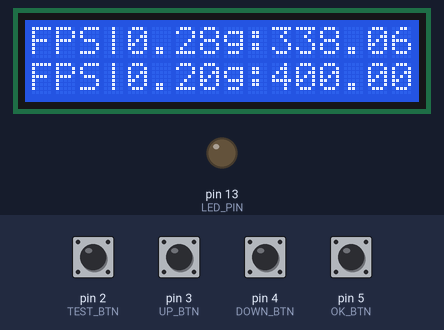
The sketch below on a simulated Arduino Uno, built with avr-gcc and run on an emulated ATmega328P. On the bench: 16×2 character LCD, output pins drawn as LEDs (lit = HIGH). Inputs (shaded band) come from the test bench; at power-on: pin 2 (TEST_BTN), pin 3 (UP_BTN), pin 4 (DOWN_BTN), pin 5 (OK_BTN) LOW. Random numbers use the default seed unless the sketch sets one; what the sketch prints to the serial monitor is not drawn.

Above: at 2.3 s.
2.4 s: pin 3 (UP_BTN) pulled HIGH for 0.15 s
At 2.9 s:
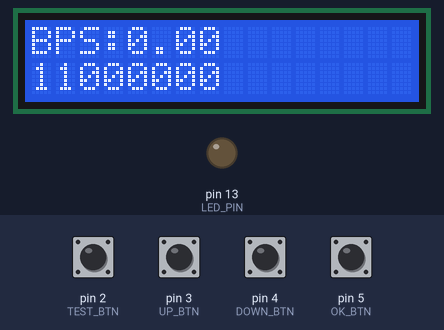
4.0 s: pin 3 (UP_BTN) pulled HIGH for 1 s
At 5.1 s:
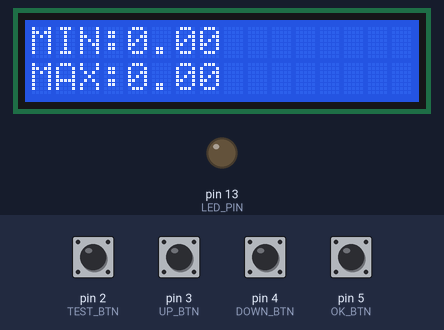
6.5 s: pin 3 (UP_BTN) pulled HIGH for 0.15 s
At 7.5 s:
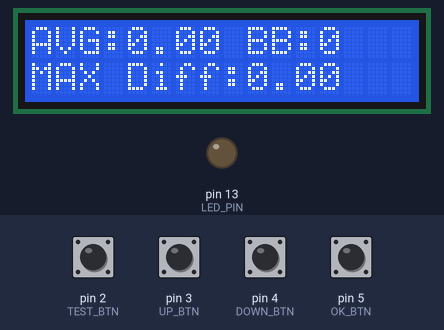
8.1 s: pin 3 (UP_BTN) pulled HIGH for 0.15 s
At 8.9 s:
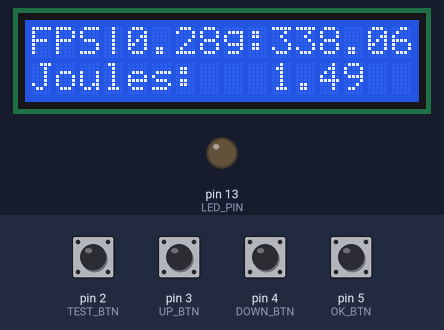
9.7 s: pin 2 (TEST_BTN) pulled HIGH for 0.15 s
At 11.0 s:
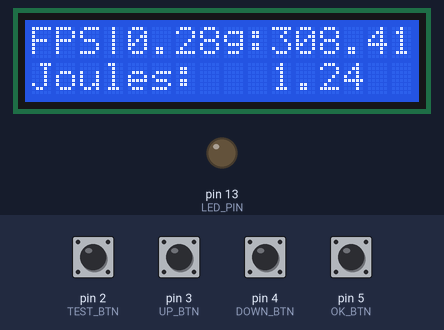
11.3 s: pin 4 (DOWN_BTN) pulled HIGH for 0.15 s
At 12.4 s:
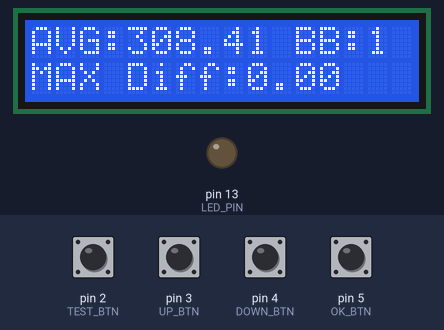
Timing chart, 0 to 13.9 s (numbered marks = the images above; inputs shaded):
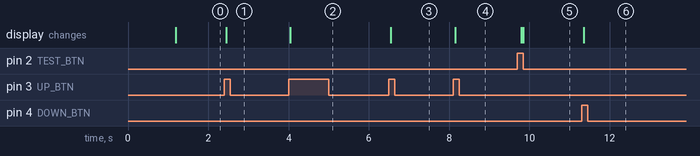

The sketch:

Airsoft-Chronograph.ino
```cpp
/*

Project: Airsoft Chronograph
Author: Albert Phan
Date started: March 20, 2015
Last Update: Dec 13, 2015

Pinouts

LCD
A4 SDA
A5 SCL

D5 OK Button
D4 Down Button
D3 Up Button
D2 Test Button

Comparator
AIN0 D6 Positive pin IR receivers outputs
AIN1 D7 Negative pin (reference pin) ~0.3-1V

*/

#include <Wire.h>
#include <LiquidCrystal_I2C.h>
#include <Bounce2.h>

#define IRSPACING 0.080 //80 mm
#define CLKPERIOD 0.0000000625  //62.5 nS 16MHz external Oscillator
#define T1OVFPERIOD 0.004096		// 4.096 ms overflow timer1 period
#define TIMEOUTTIME (0.020/T1OVFPERIOD)	//20 ms/1 overflow time 4.096 mS
#define T2OVFPERIOD 0.000016			// 16 uS Timer2 overflow period
#define ROFTIMEOUTTIME (0.5/T2OVFPERIOD) // timeout time in seconds/ OVF period
#define BBMINTIME 10			// in us
#define FPSCONVERSIONFACTOR 3.28084	// meters per second to feet per second
#define BBWEIGHTTOKG 100000	// bbWeight conversion to KG

#define OK_BTN 5
#define DOWN_BTN 4
#define UP_BTN 3
#define TEST_BTN 2
#define LED_PIN 13

#define DEBOUNCE_TIME 10 // How many ms must pass before the button is considered stable
//#define REPEAT_INTERVAL 50 // How many ms in between button presses while holding it down


#define	NORMALIZED 4
#define JOULES 3
#define	AVERAGING 2
#define MINMAX 1
#define	RATEOFFIRE 0
#define MAXMENUS 4

Bounce okBtn(OK_BTN,DEBOUNCE_TIME);
Bounce upBtn(UP_BTN, DEBOUNCE_TIME);
Bounce downBtn(DOWN_BTN, DEBOUNCE_TIME);
Bounce testBtn(TEST_BTN, DEBOUNCE_TIME);

LiquidCrystal_I2C lcd(0x27,16,2);  // set the LCD address to 0x27 for a 16 chars and 2 line display

unsigned char bbPresent = 0;
unsigned char dataReady = 0;
unsigned char rofReady = 1;
unsigned char updateFlag = 0;
unsigned char editingFlag = 0;
unsigned char bbDecrementFlag = 0;
unsigned char bbIncrementFlag = 0;
unsigned char menuIncrementFlag = 0;
unsigned char menuDecrementFlag = 0;
unsigned char ledState = 0;

unsigned long int timer1Overflows = 0;
unsigned long int timer2Overflows = 0;
unsigned long int previous_millis = 0;
unsigned long int previous_micros = 0;
unsigned long int previous_rofmicros = 0;

unsigned int bbCount = 0;
unsigned int prevbbCount = 0;
double fps = 338.06;	// initially 338.06 for testing because it's 400 fps normalized
double normalizedfps = 0;
double minfps = 10000;	// default values
double maxfps = 0;
double bps = 0;	// BBs per second

//double averagefps = 0;
double averageSum = 0;

unsigned char bbWeight = 28;	//initially 0.28g as it is the most common
unsigned char menuState = NORMALIZED;	//starts in normalized menu

// Function Protoypes
void drawScreen(); // Handles drawing screen for various menus
void fpsReady();	// Updates dataReady, bbcount, averagesum, min and max.


ISR (ANALOG_COMP_vect) // When bb passes or leaves an IR beam (or a noise spike).
{
	if(ACSR & bit(ACO))	//Comp output rose
	{
		previous_micros = micros();
		digitalWrite(LED_PIN, HIGH);	//debugging led
	}
	else // Comp output fell
	{
		digitalWrite(LED_PIN, LOW);		//debugging led
		if((micros() - previous_micros ) > BBMINTIME) // Comp output pulse is a bb and not a noise spike
		{
			if(bbPresent)  //if bb hit second beam
			{
				//stop timer1
				TCCR1B = 0;
				bbPresent = 0;
				fps = IRSPACING/((TCNT1 + timer1Overflows * 65536) * CLKPERIOD) * FPSCONVERSIONFACTOR;

				// discard any ridiculous values
				if(fps <= 5000)
				{
					fpsReady();
				}
				else
				{
					dataReady = 0;
				}
				updateFlag = 1;
			}
			else  //bb hit first beam
			{
				//start timer1
				TCNT1 = 0; //clear timer
				timer1Overflows = 0; //clear overflows
				TCCR1B = bit(CS10);  // No prescaling 16 Mhz = 62.5 nS period
				bbPresent = 1;
			}
		}
	}

}


ISR (TIMER1_OVF_vect)  //handles timer1 overflows
{
	if(timer1Overflows > TIMEOUTTIME)	//if bb timeouts (doesnt hit second beam)
	{
		//stop timer
		TCCR1B = 0;
		bbPresent = 0;
		dataReady = 0;
		updateFlag = 1;
	}
	else
	{
		timer1Overflows++;
	}

}
ISR (TIMER2_OVF_vect)  //handles timer2 overflows
{
	if(timer2Overflows > ROFTIMEOUTTIME)	// X amount of time after last bb shot measured
	{
		rofReady = 1; // Burst over, ready to start the timer of next burst
		TCCR2B = 0;	//stop timer

		// BBs per second calculation
		if(bbCount - prevbbCount > 2)	// Only do calculation if multiple bbs were fired
		{
			// bps = amount of bbs during burst/ time during burst
			bps = (bbCount - prevbbCount)/((micros() - previous_rofmicros)/1000000.0 - ROFTIMEOUTTIME*T2OVFPERIOD);
		}


		prevbbCount = bbCount;

		if(menuState == RATEOFFIRE)	// Update immediately if in rateoffire screen otherwise no need to update
		{
			updateFlag = 1;
		}

	}
	else
	{
		timer2Overflows++;


	}

}

void setup()
{
	//Analog Comparator setup
	ADCSRB = 0;           // (Disable) ACME: Analog Comparator Multiplexer Enable
	ACSR =  bit(ACI)     // (Clear) Analog Comparator Interrupt Flag
	| bit(ACIE)    // Analog Comparator Interrupt Enable

	& ~bit(ACIS1)  // ACIS1, ACIS0: Analog Comparator Interrupt Mode Select (trigger on toggle)
	& ~bit(ACIS0);

	ADMUX |= bit(REFS1)
	|bit(REFS0);

	//analogReference(INTERNAL); // Set AREF to internal 1.1V for use with comparator

	// Pin Setups
	pinMode(LED_PIN, OUTPUT); // Debugging led
	pinMode(OK_BTN, INPUT);
	pinMode(DOWN_BTN, INPUT);
	pinMode(UP_BTN, INPUT);
	pinMode(TEST_BTN, INPUT);

	// timer0 used for delay functions in lcd library do not use timer0

	//16 bit Timer1 setup (used for bb fps calculations)
	TCCR1A = 0;  //normal mode counts up to 0xFFFF and restarts
	TCCR1B = 0;	 //timer stopped
	TIMSK1 |= bit(TOIE1);   // enable timer overflow interrupt

	//8 bit Timer2 setup (used for Rate of fire timeout)
	TCCR2A = 0; //normal mode
	TCCR2B = 0; //timer stopped
	TIMSK2 |= bit(TOIE2);	// enable tof interrupt

	// Serial stuff for debugging
	Serial.begin(115200);
	Serial.println("Started.");

	lcd.init();                      // initialize the lcd

	// Print intro to the LCD.
	lcd.backlight();
	lcd.clear();
	lcd.print("Airsoft");
	lcd.setCursor(0,1);
	lcd.print("Chronograph");
	//delay(2000);

	lcd.clear();
	lcd.print("Version 1.0");
	lcd.setCursor(0,1);
	lcd.print("by Albert Phan");
	//delay(3000);

	lcd.clear();
	lcd.print("www.pegasus");
	lcd.setCursor(0,1);
	lcd.print("prototyping.ca");
	delay(1000);
	lcd.clear();

	// Displays test fps
	dataReady = 1;
	updateFlag = 1 ;
}

void loop()
{
	//Update states of all buttons
	okBtn.update();
	upBtn.update();
	downBtn.update();
	testBtn.update();

	/////////////////////////////////////////////////////////////////////////
	// Button code for menu changes

	// if not editing a menu then up and down buttons change menu
	if(!editingFlag)
	{
		if(upBtn.rose())
		{
			menuIncrementFlag = 1;
		}
		else if(downBtn.rose())
		{
			menuDecrementFlag = 1;
		}
	}
	// If ok button is pressed in any menu except NORMALIZED and JOULES then clear data
	if(okBtn.rose() && !(menuState == NORMALIZED || menuState == JOULES))
	{
		fps = 0;
		bbCount = 0;
		prevbbCount = 0;
		rofReady = 1;
		averageSum = 0;
		bps = 0;
		minfps = 10000;
		maxfps = 0;
		updateFlag = 1;

	}

	if(menuIncrementFlag)
	{

		if(menuState == MAXMENUS)
		{
			menuState = 0;
		}
		else
		{
			menuState++;
		}
		menuIncrementFlag = 0;
		updateFlag = 1;
		lcd.clear();
	}
	else if(menuDecrementFlag)
	{

		if(menuState == 0)
		{
			menuState = MAXMENUS;
		}
		else
		{
			menuState--;
		}
		menuDecrementFlag = 0;
		updateFlag = 1;
		lcd.clear();
	}

	//Testing button, used for generating fake fps numbers
	if(testBtn.rose())
	{
		fps = (double)((rand() % 500 + 1) + ((rand() % 101 + 1)/100.0));
		fpsReady();
	}
	if(testBtn.retrigger())
	{
		fps = (double)((rand() % 500 + 1) + ((rand() % 101 + 1)/100.0));
		fpsReady();
	}

	/////////////////////////////////////////////////////////////////////////////////////////////////////////////////
	// Normalized and JOULES Menu specific code
	if(menuState == NORMALIZED || menuState == JOULES)
	{
		//button code for normalized menu
		if(okBtn.rose())	//ok button pressed?
		{
			if(editingFlag) //if already editing, stop editing
			{
				editingFlag = 0;
			}
			else
			{
				editingFlag = 1;
			}
		}
		// if up or down was pressed while editing
		if(editingFlag)
		{
			if(upBtn.rose())
			{
				bbIncrementFlag = 1;
			}
			else if(downBtn.rose())
			{
				bbDecrementFlag = 1;
			}

			// if up or down button held down while editing, repeat button presses at REPEAT_INTERVAL
			if(upBtn.retrigger())
			{
				bbIncrementFlag = 1;
			}
			else if(downBtn.retrigger())
			{
				bbDecrementFlag = 1;
			}
		}

		// Deals with changing bb weight
		if(bbIncrementFlag)
		{
			bbWeight++;
			if(bbWeight > 99)
			{
				bbWeight = 0;
			}
			bbIncrementFlag = 0;
			updateFlag = 1;
		}
		else if(bbDecrementFlag)
		{
			bbWeight--;

			if(bbWeight > 99)
			{
				bbWeight = 99;
			}
			bbDecrementFlag = 0;
			updateFlag = 1;
		}

		if(updateFlag) //if anything changed
		{
			// Printing top row: "FPS|0.28g:XXX.XX"
			//		bottom  row: "FPS|0.20g:XXX.XX"
			//	OR other bottom: "Joules: X.XX     "
			//	column:			  01234567890123456
			drawScreen();
		}

		if(editingFlag)
		{
			lcd.blink();		// keeps blinking while editing
			lcd.setCursor(7,0);
		}
		else
		{
			lcd.noBlink();
		}


	}
	else if(menuState == AVERAGING)
	{
		if(updateFlag)
		{

			// Printing top row "AVG:XXX.XX BB:   "
			//		 bottom row "MAX Diff:XXX.XX"
			//					 01234567890123456
			drawScreen();
		}


	}
	else if (menuState == MINMAX)
	{
		// Printing top row "MIN:xxx.xx"
		//					"MAX:xxx.xx"
		//					 01234567890123456
		if (updateFlag)
		{
			drawScreen();
		}
	}
	else if (menuState == RATEOFFIRE)
	{
		if (updateFlag)
		{
			drawScreen();
		}
	}

}

void fpsReady()
{
	dataReady = 1;
	bbCount++;
	averageSum += fps;

	//start timer2 for ROF timeout
	TCNT2 = 0; // resets timer for the timeout
	timer2Overflows = 0; // clear overflows
	TCCR2B = bit(CS20);  // No prescaling 16 Mhz = 62.5 nS period

	if(rofReady)	// Start of bb ROF burst
	{
		previous_rofmicros = micros(); // time at start of ROF burst
		rofReady = 0;
	}


	if(fps < minfps)
	{
		minfps = fps;
	}
	if(fps > maxfps)
	{
		maxfps = fps;
	}
	updateFlag = 1;
}

void drawScreen()
{
	if(menuState == NORMALIZED)
	{
		// Printing top row: "FPS|0.28g:XXX.XX"
		lcd.home();
		lcd.print("FPS|0.");
		// If bbWeight is a single digit, add leading zero
		if(bbWeight < 10)
		{
			lcd.print("0");
		}
		lcd.print(bbWeight);
		lcd.print("g:");
		lcd.print("      "); //clears the fps space
		lcd.setCursor(10,0);
		if(dataReady) //if no error
		{
			lcd.print(fps);
		}
		else
		{
			lcd.print("XXX.XX");
		}

		// Printing bottom row: "FPS|0.20g:XXX.XX"
		lcd.setCursor(0,1);
		lcd.print("FPS|0.20g:");
		lcd.print("      "); //clears the fps space
		lcd.setCursor(10,1);
		if(dataReady) //if fps data is good and ready
		{
			//Energy (in joules) = 1/2 mass * velocity^2
			//therefore normalized Velocity (0.20g) = sqrt((0.5*bbweight*fps^2)*2/0.20)
			lcd.print(sqrt((0.5 * bbWeight * fps * fps)* 2 / 20));
		}
		else
		{
			lcd.print("XXX.XX");
		}
		// done updating
	}
	else if(menuState == JOULES)
	{
		// Printing top row: "FPS|0.28g:XXX.XX"
		lcd.home();
		lcd.print("FPS|0.");
		// If bbWeight is a single digit, add leading zero
		if(bbWeight < 10)
		{
			lcd.print("0");
		}
		lcd.print(bbWeight);
		lcd.print("g:");
		lcd.print("      "); //clears the fps space
		lcd.setCursor(10,0);
		if(dataReady) //if no error
		{
			lcd.print(fps);
		}
		else
		{
			lcd.print("XXX.XX");
		}

		// Printing bottom row:"Joules: X.XX
		//					    01234567890123456
		lcd.setCursor(0,1);
		lcd.print("Joules:   ");
		if(dataReady) //Data ready? display joules, else display X.XX
		{
			// Energy (in joules) = 1/2 mass * velocity^2
			lcd.print(0.5 * bbWeight/BBWEIGHTTOKG * sq(fps/FPSCONVERSIONFACTOR));
		}
		else
		{
			lcd.print("X.XX");
		}
		lcd.print("     ");	// Clear rest of row 2

	}
	else if(menuState == AVERAGING)
	{
		// Printing top row "AVG:XXX.XX BB:   "
		//					 01234567890123456
		lcd.home();
		lcd.print("AVG:");
		// if bbCount is cleared, just display 0.0 for avg fps
		lcd.print(bbCount == 0? 0.0 : averageSum / bbCount);
		lcd.print(" BB:");
		lcd.print(bbCount > 99?  99: bbCount);	// If bbcount is > 99 only display 99
		lcd.print("   "); // Clear rest of Row 1

		// Printing Bottom row "Max Diff:XXX.XX  "
		//                      01234567890123456
		lcd.setCursor(0,1);
		lcd.print("MAX Diff:");
		// If minfps represents real data then display it
		lcd.print(minfps == 10000? 0.0: maxfps-minfps); // For debugging
		lcd.print("     "); // Clear rest of row 2
	}
	else if(menuState == MINMAX)
	{
		// Printing top row "MIN:xxx.xx J:X.XX
		//					 01234567890123456
		// Printing bot row "MAX:xxx.xx
		lcd.home();
		lcd.print("MIN:");
		// If minfps represents real data then display it
		lcd.print(minfps == 10000? 0.0:  minfps);
		lcd.print("   ");	//clear rest of row 1
		lcd.setCursor(0,1);
		lcd.print("MAX:");
		lcd.print(maxfps);
		lcd.print("   ");	//clear rest of row 2

	}
	else if (menuState == RATEOFFIRE)
	{

		lcd.home();
		lcd.print("BPS:");
		lcd.print(bps);
		lcd.print("          "); //clear rest of row 1
		lcd.setCursor(0,1);
		lcd.print(ADMUX,2);	// debugging
	}
	updateFlag = 0;
}
```

Measured:
- after the input at 2.4 s, the display: changes at once (image 1)
- after the input at 4.0 s, the display: changes at once (image 2)
- after the input at 6.5 s, the display: changes after 0.05 s (image 3)
- after the input at 8.1 s, the display: changes after 0.06 s (image 4)
- after the input at 9.7 s, the display: first changes after 0.09 s (image 5 shows a later state)
- after the input at 11.3 s, the display: changes after 0.05 s (image 6)
